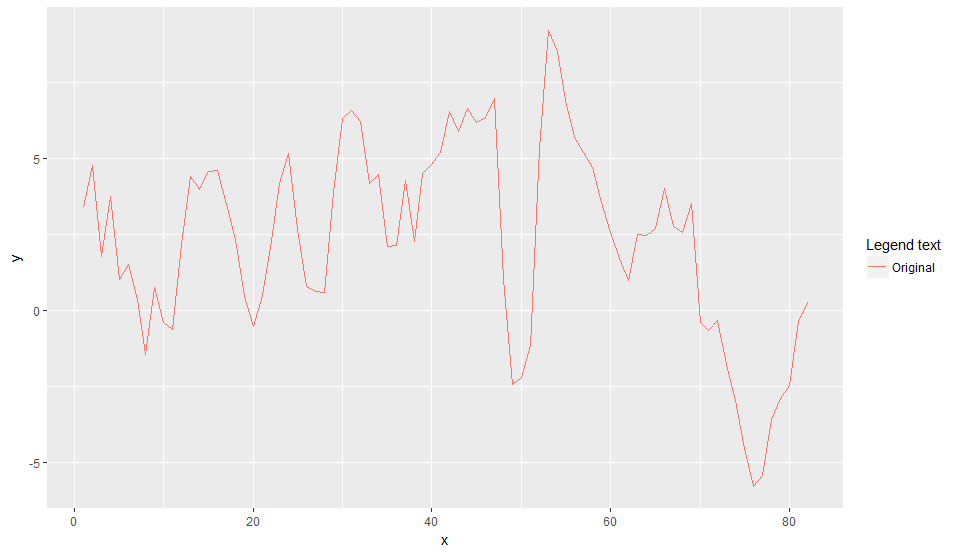

Reproduce this figure in R.
library("forecast")
library("ggplot2")

gdpdataOriginal <- read.table("PIB.csv", header=T, sep=';', dec=",", row.names=NULL)

df1 <- data.frame(x=1:82,y=gdpdataOriginal$Valor[1:82])

ggplot(df1,aes(x,y))+geom_line(aes(color="Original"))+
  labs(color="Legend text")

count_ma = ts(na.omit(gdpdataOriginal$Valor), frequency=30)
decomp = stl(count_ma, s.window="periodic")
deseasonal_cnt <- seasadj(decomp)
plot(decomp)

fit <- auto.arima(gdpdataOriginal$Valor[1:77])

fit

tsdisplay(residuals(fit), lag.max=45, main='(1,1,1) Model Residuals')

fcast65 <- forecast(fit, h=5, level = 0.65)

plot(fcast65)

fcast80 <- forecast(fit, h=5, level = 0.8)

plot(fcast80)
lines(x = 1:82, y= gdpdataOriginal$Valor[1:82], col="green", lwd=2)

accuracy(fcast65, x = gdpdataOriginal$Valor[78:82])
accuracy(fcast80, x = gdpdataOriginal$Valor[78:82])
